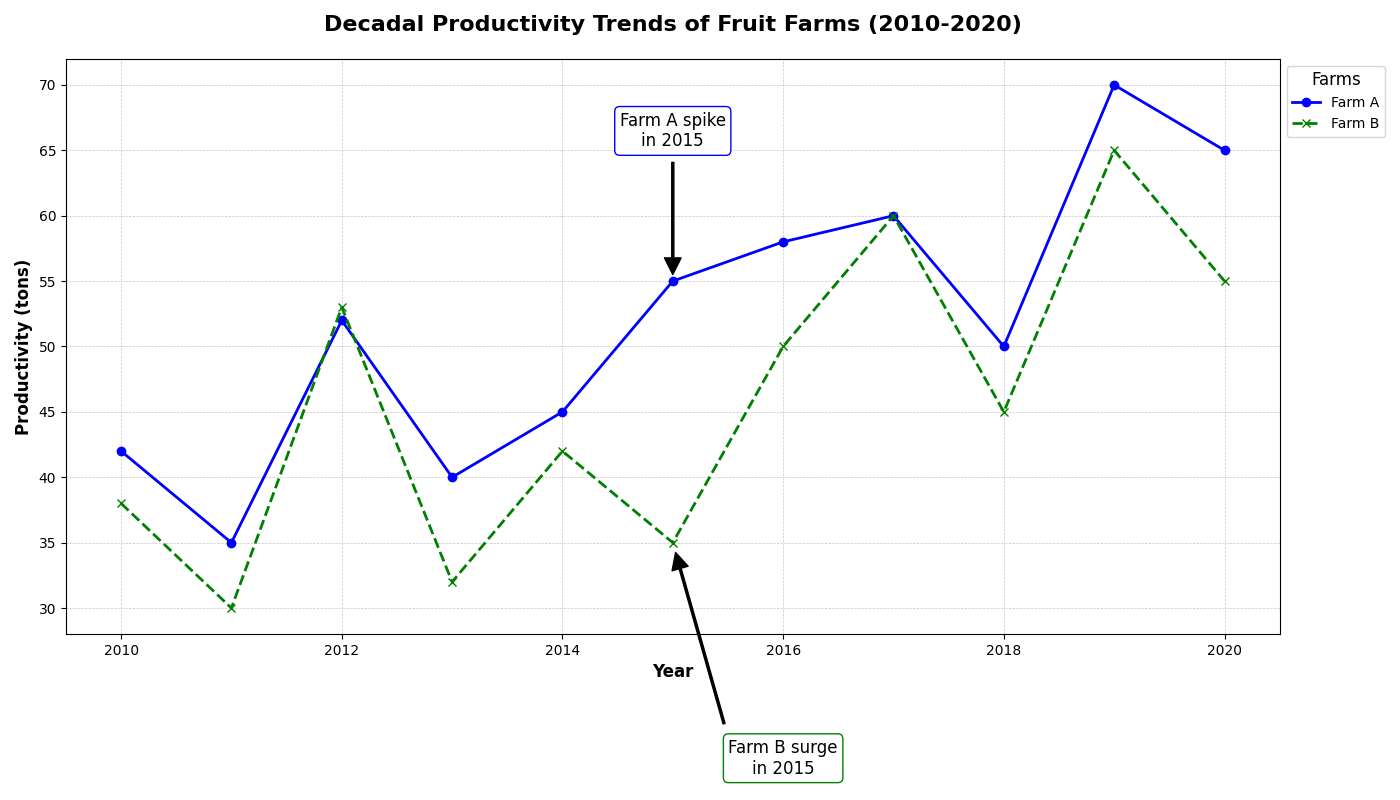

Recreate this plot in Python.
import matplotlib.pyplot as plt
import numpy as np

years = np.arange(2010, 2021)

farm_a_productivity = np.array([42, 35, 52, 40, 45, 55, 58, 60, 50, 70, 65])
farm_b_productivity = np.array([38, 30, 53, 32, 42, 35, 50, 60, 45, 65, 55])

fig, ax = plt.subplots(figsize=(14, 8))

# We shuffle the colors for each data group
ax.plot(years, farm_a_productivity, color='blue', linestyle='-', linewidth=2, marker='o', label='Farm A')
ax.plot(years, farm_b_productivity, color='green', linestyle='--', linewidth=2, marker='x', label='Farm B')

highlight_year = 2015
highlight_a = farm_a_productivity[years.tolist().index(highlight_year)]
highlight_b = farm_b_productivity[years.tolist().index(highlight_year)]
ax.annotate(f"Farm A spike\nin {highlight_year}", xy=(highlight_year, highlight_a), xytext=(highlight_year, highlight_a + 10),
            arrowprops=dict(facecolor='black', shrink=0.05, width=1.5),
            fontsize=12, ha='center', va='bottom', bbox=dict(boxstyle="round,pad=0.3", edgecolor='blue', facecolor='white'))

ax.annotate(f"Farm B surge\nin {highlight_year}", xy=(highlight_year, highlight_b), xytext=(highlight_year + 1, highlight_b - 15),
            arrowprops=dict(facecolor='black', shrink=0.05, width=1.5),
            fontsize=12, ha='center', va='top', bbox=dict(boxstyle="round,pad=0.3", edgecolor='green', facecolor='white'))

ax.set_title("Decadal Productivity Trends of Fruit Farms (2010-2020)", fontsize=16, fontweight='bold', pad=20)
ax.set_xlabel("Year", fontsize=12, fontweight='bold')
ax.set_ylabel("Productivity (tons)", fontsize=12, fontweight='bold')

ax.grid(visible=True, linestyle='--', linewidth=0.5, alpha=0.7)
ax.legend(title='Farms', title_fontsize=12, fontsize=10, loc='upper left', bbox_to_anchor=(1, 1))

plt.tight_layout()
plt.show()
